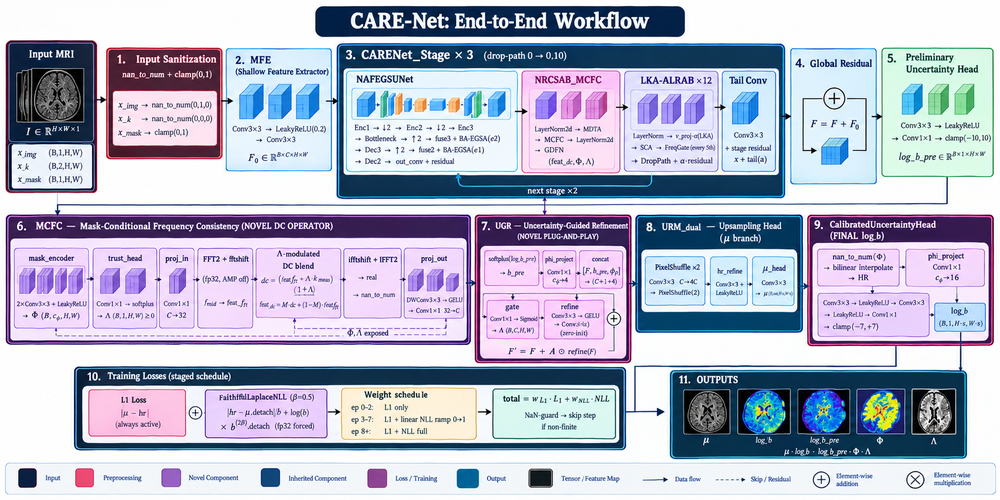
#> input picture dev.png, 1000 x 500 px, shrunk from 1774 x 887 before the run
$ python 14_merge_channels.py
#> lines starting #> are read from the running program, lines starting #| are printed output that depends on the picture
import cv2 as cv
img = cv.imread("dev.png")
#> img is the input picture: shape (500, 1000, 3); mean B, G, R 203.1, 182.6, 179.3
b, g, r = cv.split(img)  # type:ignore
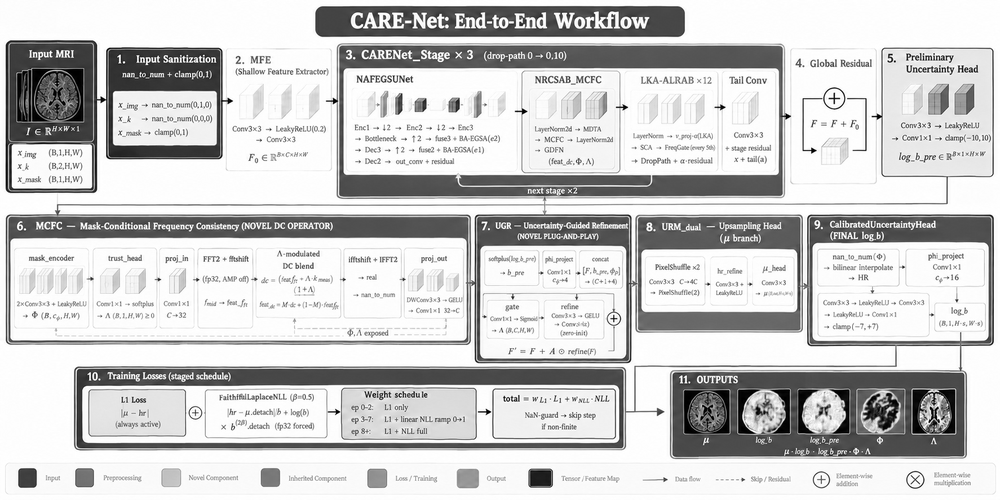
#> b: shape (500, 1000); min 0, max 255, mean 203.1
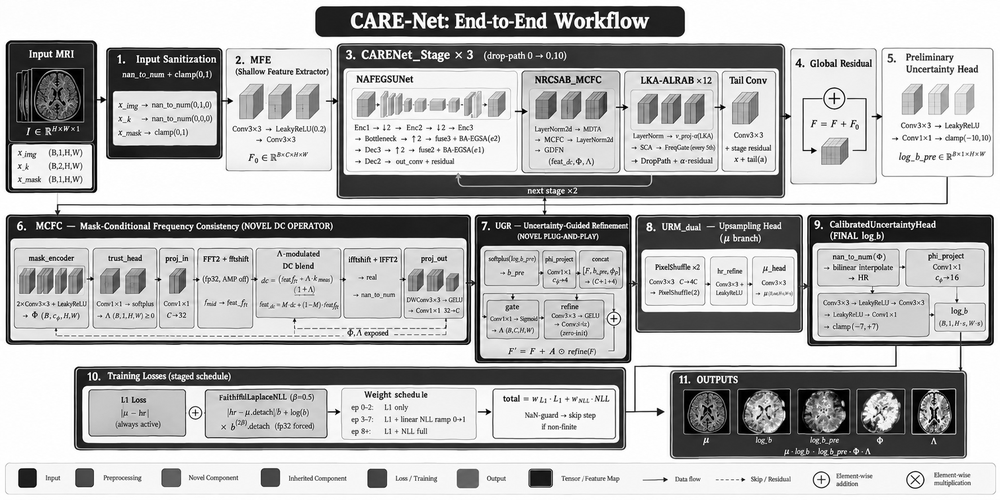
#> g: shape (500, 1000); min 0, max 255, mean 182.6
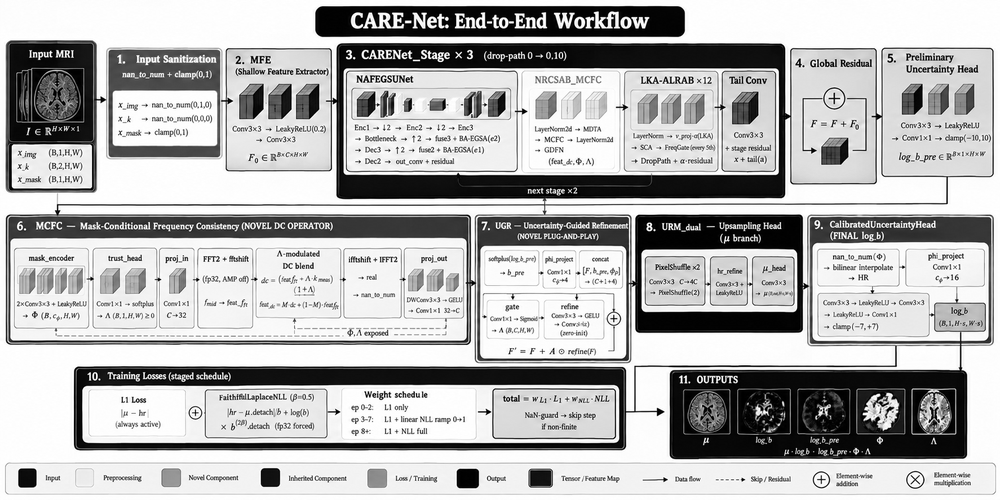
#> r: shape (500, 1000); min 0, max 255, mean 179.3
cv.imshow("blue", b)
cv.imshow("green", g)
cv.imshow("red", r)
merged = cv.merge([b, g, r])  # type:ignore
cv.imshow("merged", merged)
cv.waitKey(0)
cv.destroyAllWindows()
